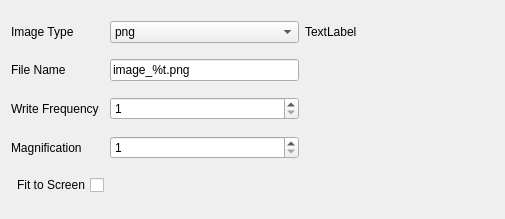
<?xml version="1.0" encoding="UTF-8"?>
<ui version="4.0">
 <class>ImageOutputInfo</class>
 <widget class="QWidget" name="ImageOutputInfo">
  <property name="geometry">
   <rect>
    <x>0</x>
    <y>0</y>
    <width>505</width>
    <height>219</height>
   </rect>
  </property>
  <property name="windowTitle">
   <string>Form</string>
  </property>
  <layout class="QGridLayout" name="gridLayout">
   <item row="0" column="0">
    <widget class="QLabel" name="imageTypeLabel">
     <property name="enabled">
      <bool>true</bool>
     </property>
     <property name="text">
      <string>Image Type</string>
     </property>
    </widget>
   </item>
   <item row="0" column="1">
    <widget class="QComboBox" name="imageType">
     <property name="enabled">
      <bool>true</bool>
     </property>
     <item>
      <property name="text">
       <string>png</string>
      </property>
     </item>
     <item>
      <property name="text">
       <string>bmp</string>
      </property>
     </item>
     <item>
      <property name="text">
       <string>ppm</string>
      </property>
     </item>
     <item>
      <property name="text">
       <string>tif</string>
      </property>
     </item>
     <item>
      <property name="text">
       <string>tiff</string>
      </property>
     </item>
     <item>
      <property name="text">
       <string>jpg</string>
      </property>
     </item>
     <item>
      <property name="text">
       <string>jpeg</string>
      </property>
     </item>
    </widget>
   </item>
   <item row="0" column="2">
    <widget class="QLabel" name="thumbnailLabel">
     <property name="text">
      <string>TextLabel</string>
     </property>
    </widget>
   </item>
   <item row="1" column="0">
    <widget class="QLabel" name="imageFileNameLabel">
     <property name="enabled">
      <bool>true</bool>
     </property>
     <property name="text">
      <string>File Name</string>
     </property>
    </widget>
   </item>
   <item row="1" column="1">
    <widget class="QLineEdit" name="imageFileName">
     <property name="enabled">
      <bool>true</bool>
     </property>
     <property name="toolTip">
      <string>The file name must contain %t.  This gets replaced with the time step.</string>
     </property>
     <property name="accessibleName">
      <string/>
     </property>
     <property name="text">
      <string>image_%t.png</string>
     </property>
    </widget>
   </item>
   <item row="1" column="2">
    <spacer name="horizontalSpacer">
     <property name="orientation">
      <enum>Qt::Horizontal</enum>
     </property>
     <property name="sizeHint" stdset="0">
      <size>
       <width>184</width>
       <height>22</height>
      </size>
     </property>
    </spacer>
   </item>
   <item row="2" column="0">
    <widget class="QLabel" name="imageWriteFrequencyLabel">
     <property name="enabled">
      <bool>true</bool>
     </property>
     <property name="text">
      <string>Write Frequency</string>
     </property>
    </widget>
   </item>
   <item row="2" column="1">
    <widget class="QSpinBox" name="imageWriteFrequency">
     <property name="enabled">
      <bool>true</bool>
     </property>
     <property name="minimum">
      <number>1</number>
     </property>
     <property name="maximum">
      <number>1000</number>
     </property>
    </widget>
   </item>
   <item row="3" column="0">
    <widget class="QLabel" name="imageMagnificationLabel">
     <property name="enabled">
      <bool>true</bool>
     </property>
     <property name="text">
      <string>Magnification</string>
     </property>
    </widget>
   </item>
   <item row="3" column="1">
    <widget class="QSpinBox" name="imageMagnification">
     <property name="enabled">
      <bool>true</bool>
     </property>
     <property name="minimum">
      <number>1</number>
     </property>
     <property name="maximum">
      <number>1000</number>
     </property>
    </widget>
   </item>
   <item row="4" column="0">
    <widget class="QCheckBox" name="fitToScreen">
     <property name="toolTip">
      <string>Check to reset the view to fit the objects to the view every outputted time step.</string>
     </property>
     <property name="whatsThis">
      <string>Check to reset the view to fit the objects to the view every outputted time step.</string>
     </property>
     <property name="layoutDirection">
      <enum>Qt::RightToLeft</enum>
     </property>
     <property name="text">
      <string>Fit to Screen</string>
     </property>
    </widget>
   </item>
  </layout>
 </widget>
 <resources/>
 <connections/>
</ui>
